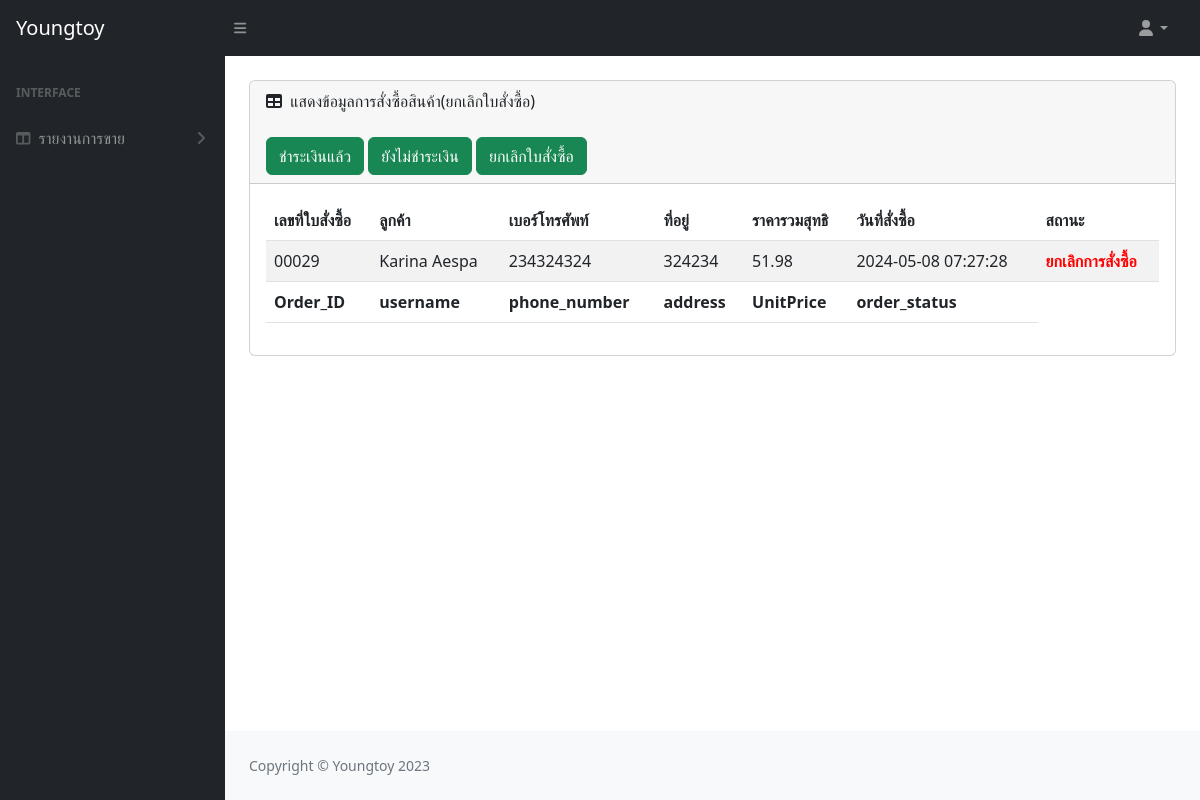
Screenshot of /admin/report_order_no.php with the database file from the repository.
### tables this page shows
CREATE TABLE `td_order` (
  `Order_ID` int(5) UNSIGNED ZEROFILL NOT NULL,
  `username` varchar(50) NOT NULL,
  `email` varchar(50) NOT NULL,
  `address` varchar(500) NOT NULL,
  `phone_number` varchar(10) NOT NULL,
  `UnitPrice` varchar(10000) NOT NULL,
  `order_status` enum('0','1','2') NOT NULL,
  `order_date` timestamp NOT NULL DEFAULT current_timestamp() ON UPDATE current_timestamp()
);

### admin/report_order_no.php (the view, shortened to what this page needs)
<?php include 'condb.php'; ?>
<!DOCTYPE html>
<html lang="en">
    <head>
        <link href="https://cdn.jsdelivr.net/npm/simple-datatables@7.1.2/dist/style.min.css" rel="stylesheet" />
        <link href="css/styles.css" rel="stylesheet" />
    </head>
    <body class="sb-nav-fixed">
        <?php include 'menu1.php'; ?>
            <div id="layoutSidenav_content">
                <main>
                    <div class="container-fluid px-4">
                        <div class="card mb-4 mt-4">
                            <div class="card-header">
                                <i class="fas fa-table me-1"></i>
                                แสดงข้อมูลการสั่งซื้อสินค้า(ยกเลิกใบสั่งซื้อ)
                            <div>
                                <br>
                            <a href="report_order_yes.php"><button type="button" class="btn btn-success ">ชำระเงินแล้ว</button></a>
                            <a href="report_order.php"><button type="button" class="btn btn-success">ยังไม่ชำระเงิน</button></a>
                            <a href="report_order_no.php"><button type="button" class="btn btn-success">ยกเลิกใบสั่งซื้อ</button></a>
                            </div>
                            </div>
                            <div class="card-body">
                                <table id="datatablesSimple" class="table table-striped">
                                    <thead>
                                        <tr>
                                            <th>เลขที่ใบสั่งซื้อ</th>
                                            <th>ลูกค้า</th>
                                            <th>เบอร์โทรศัพท์</th>
                                            <th>ที่อยู่</th>
                                            <th>ราคารวมสุทธิ</th>
                                            <th>วันที่สั่งซื้อ</th>
                                            <th>สถานะ</th>
                                        </tr>
                                    </thead>
                                    <tfoot>
                                        <tr>
                                            <th>Order_ID</th>
                                            <th>username</th>
                                            <th>phone_number</th>
                                            <th>address</th>
                                            <th>UnitPrice</th>
                                            <th>order_status</th>
                                        </tr>
                                    </tfoot>
                                    <?php
                                        $sql ="select * from td_order where order_status='0'order by order_date DESC";
                                        $result = mysqli_query($conn, $sql);
                                        while ($row = mysqli_fetch_assoc($result)) {
                                        $status = $row['order_status'];
                                    ?>
                                        <tr>
                                            <td><?=$row['Order_ID']?></td>
                                            <td><?=$row['username']?></td>
                                            <td><?=$row['phone_number']?></td>
                                            <td><?=$row['address']?></td>
                                            <td><?=$row['UnitPrice']?></td>
                                            <td><?=$row['order_date']?></td>
                                            <td>
                                                <?php
                                                if ($status == 1) {
                                                    echo "ยังไม่ชำระเงิน";
                                                }else if ($status == 2) {
                                                    echo "<b style='color:green'>ชำระเงินแล้ว</b>";
                                                }else if ($status == 0) {
                                                    echo "<b style='color:red'>ยกเลิกการสั่งซื้อ</b>";
                                                }
                                                ?>
                                            </td>
                                        </tr>
                                    <?php
                                    }
                                    ?>
                                </table>
                            </div>
                        </div>
                    </div>
                </main>
                <?php include 'footer.php'; ?>
            </div>
        </div>
    </body>
</html>

### rows the page displays
td_order: Order_ID "00029", username "Karina Aespa", phone_number "234324324", address "324234", UnitPrice "51.98", order_date "2024-05-08 07:27:28", order_status "ยกเลิกการสั่งซื้อ"
